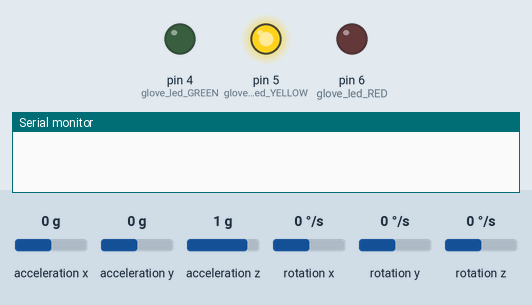
Bench run of a sketch on a simulated Arduino Uno, built with avr-gcc and run on an emulated ATmega328P. Parts: output pins drawn as LEDs (lit = HIGH), the last lines printed to the serial monitor. Wiring (inferred from the names in the program): MPU-6050 motion sensor at I2C address 0x68. The test bench sets the inputs (shaded band); at power-on: acceleration z 1 g, acceleration x 0 g, acceleration y 0 g, rotation x 0 °/s, rotation y 0 °/s, rotation z 0 °/s.

Above: at 0.1 s.
At 2.3 s:
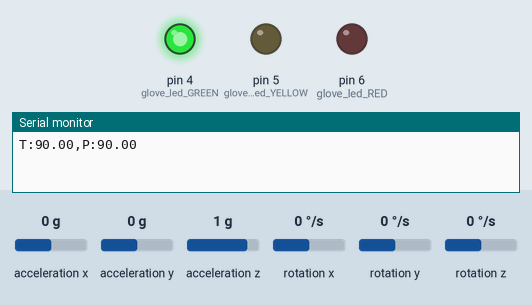
2.4 s: acceleration z set to 0 g
4.8 s: acceleration x set to -1.4 g
Timing chart, 0 to 7.8 s (numbered marks = the images above; inputs shaded):
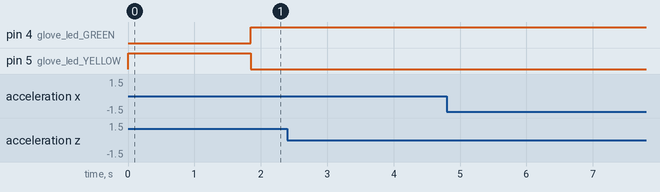

The sketch:

Arduino_Nano_Code.ino
```cpp
//INCLUDE LIBRARIES -------------------------------------------------------------------------------

#include<Wire.h>

// ------------------------------------------------------------------------------INLCUDE LIBRARIES

//PINS-------------------------------------------------------------------------------------------

const int glove_led_RED = 6;
const int glove_led_YELLOW = 5;
const int glove_led_GREEN = 4;
const int sensorPin = A0;

//-----------------------------------------------------------------------------------------PINS

//CONSTANTS --------------------------------------------------------------------------------------

const int iterations = 300; // iterations for the calibration
const int MPU6050_addr=0x68; // MPU I2C adress
const float K_fusion = 0.94;
const unsigned int N = 100;

// -------------------------------------------------------------------------------------CONSTANTS

//GLOBAL VARIABLES -------------------------------------------------------------------------------

int16_t AccX,AccY,AccZ,Temp,GyroX,GyroY,GyroZ;
double C1_X = 0, C1_Y = 0, C2_X = 0, C2_Y = 0; //calibration offsets
double phi_rad, theta_rad, phi_trig, theta_trig; //angles calculated using trigonometry
double theta_temp = 0, theta_integral, phi_temp = 0, phi_integral, theta, phi;
unsigned long int global_dt, global_dt_prev;
unsigned int ave_counter = 0;
double phi_sum = 0, theta_sum = 0;


// ------------------------------------------------------------------------------GLOBAL VARIABLES

void setup() {
  Serial.begin(115200);
  pinMode(glove_led_RED, OUTPUT);
  pinMode(glove_led_YELLOW, OUTPUT);
  pinMode(glove_led_GREEN, OUTPUT);
  led_null();

  Wire.begin();
  Wire.beginTransmission(MPU6050_addr);
  Wire.write(0x6B);
  Wire.write(0);
  Wire.endTransmission(true);

  while (calibrate() == 1){
    Serial.println("Calibration Error! - Trying Again, Please Keep Hand Steady");
  }
  global_dt_prev = micros();

}

void loop() {
  load_MPU_values();
  //unsigned long int AccZ_squared = AccZ*AccZ;
  //angle calculation using AccX, AccY and AccZ
  phi_rad = atan(-double(AccX)/sqrt(((double(AccY)*double(AccY))+(double(AccZ)*double(AccZ)))));
  theta_rad = atan(double(AccY)/double(AccZ));
  phi_trig = phi_rad*180/PI;
  theta_trig = theta_rad*180/PI;
  //done angle calc using trig


  global_dt = (micros() - global_dt_prev);
  global_dt_prev = micros();
  theta_temp += ((double(GyroX)/131.0) - C1_X)*double(global_dt)/1000000; //pitch
  phi_temp += ((double(GyroY)/131.0) - C1_Y)*double(global_dt)/1000000; //roll
  theta_integral = theta_temp - C2_X;
  phi_integral = phi_temp - C2_Y;

  theta = K_fusion*theta_integral + (1-K_fusion)*theta_trig;
  phi = K_fusion*phi_integral + (1-K_fusion)*phi_trig;
  // Serial.print("Theta (X): ");
  //Serial.println(theta);
  // Serial.print("Phi (Y): ");
  //Serial.println(AccZ_squared);
  double theta_mapped = theta+90;
  double phi_mapped = phi+90;

  // Constrain just in case
  theta_mapped = constrain(theta_mapped, 0, 180);
  phi_mapped = constrain(phi_mapped, 0, 180);

  // Send over serial in easy-to-parse format


  if (ave_counter < N){
    theta_sum += theta_mapped;
    phi_sum += phi_mapped;
    ave_counter++;
  }
  else{
    Serial.print("T:");
    Serial.print(theta_sum/N);
    Serial.print(",P:");
    Serial.println(phi_sum/N);
    theta_sum = 0;
    phi_sum = 0;
    ave_counter = 0;
    led_transmitting();
  }

  // if ((float(analogRead(sensorPin))*(5.0/1024.0)*5/3.3) < 2){
  //   led_error();
  // }
  // else if ((float(analogRead(sensorPin))*(5.0/1024.0)*5/3.3) < 3.5){
  //   led_calibrating();
  // }
  // else{
  //   led_transmitting();
  // }


  delay(5);
}

//I2C -----------------------------------------------------------------------------------------------

void load_MPU_values(){
  Wire.beginTransmission(MPU6050_addr);
  Wire.write(0x3B);
  Wire.endTransmission(false);
  Wire.requestFrom(MPU6050_addr,14,true);
  AccX=Wire.read()<<8|Wire.read();
  AccY=Wire.read()<<8|Wire.read();
  AccZ=Wire.read()<<8|Wire.read();
  Temp=Wire.read()<<8|Wire.read();
  GyroX=Wire.read()<<8|Wire.read();
  GyroY=Wire.read()<<8|Wire.read();
  GyroZ=Wire.read()<<8|Wire.read();
}

// ----------------------------------------------------------------------------------------------I2C

//CALIBRATION ---------------------------------------------------------------------------------------

int calibrate(){
  led_calibrating(); // set led to yellow
  bool calibration_error_flag = 0;
  bool calibration_completion_flag = 0;
  bool j_zero_flag = 0;
  int i = 0, j = 0; //initialise counters, i = C1 term, j = C2 term
  double sum_GyroX = 0, sum_GyroY = 0, sum_GyroX_integral = 0, sum_GyroY_integral = 0, average_GyroX_raw = 0, average_GyroY_raw = 0;
  unsigned long int cal_dt, cal_dt_prev;
  while (calibration_completion_flag == 0){
    if ((i < iterations) && (j == 0)){
      load_MPU_values();
      sum_GyroX += GyroX; sum_GyroY += GyroY; // take the sum over n=iterations
      i++;
      //Serial.println(i); //GET RID OF THIS ##############################################################
    }
    else if ((i >= iterations) && (j == 0) && (j_zero_flag == 0)){
      average_GyroX_raw = sum_GyroX/iterations; average_GyroY_raw = sum_GyroY/iterations; //average of GyroX&Y
      C1_X = average_GyroX_raw/131.0; C1_Y = average_GyroY_raw/131.0; // convert from raw to C1_X&Y
      cal_dt_prev = micros();
      j_zero_flag = 1;
    }
    else if ((i >= iterations) && (j < iterations)){
      load_MPU_values();
      cal_dt = micros() - cal_dt_prev;
      cal_dt_prev = micros();
      //Serial.println(((float(GyroX)/131.0) - C1_X)*float(cal_dt)/1000000, 10);
      sum_GyroX_integral += ((float(GyroX)/131.0) - C1_X)*float(cal_dt)/1000000; // do the integral with C1_X cal
      sum_GyroY_integral += ((float(GyroY)/131.0) - C1_Y)*float(cal_dt)/1000000; // do the integral with C1_Y cal
      j++;
      //Serial.println(j); //GET RID OF THIS ##############################################################
    }
    else{
      C2_X = sum_GyroX_integral; C2_Y = sum_GyroY_integral;
      // Serial.print("C1_X: ");
      // Serial.println(C1_X);
      // Serial.print("C2_X: ");
      // Serial.println(C2_X);
      // Serial.print("C1_Y: ");
      // Serial.println(C1_Y);
      // Serial.print("C2_Y: ");
      // Serial.println(C2_Y);
      sum_GyroX = 0; sum_GyroY = 0; sum_GyroX_integral = 0; sum_GyroY_integral = 0; j = 0; i = 0; j_zero_flag = 0;
      calibration_completion_flag = 1;
    }
  }

  if (calibration_error_flag == 1){
    //led_error(); // display red led if error occurs
  }
  else{
    //Serial.println("LED NULL");
    //led_transmitting(); // display green otherwise
  }

  return calibration_error_flag; // return if there was a calibration error

}

// ---------------------------------------------------------------------------------------CALIBRATION

//LED FUNCTIONS -------------------------------------------------------------------------------------

void led_null(){
  digitalWrite(glove_led_RED, LOW);
  digitalWrite(glove_led_YELLOW, LOW);
  digitalWrite(glove_led_GREEN, LOW);
  return;
}

void led_transmitting(){
  digitalWrite(glove_led_RED, LOW);
  digitalWrite(glove_led_YELLOW, LOW);
  digitalWrite(glove_led_GREEN, HIGH);
  return;
}

void led_calibrating(){
  digitalWrite(glove_led_RED, LOW);
  digitalWrite(glove_led_YELLOW, HIGH);
  digitalWrite(glove_led_GREEN, LOW);
  return;
}

void led_error(){
  digitalWrite(glove_led_RED, HIGH);
  digitalWrite(glove_led_YELLOW, LOW);
  digitalWrite(glove_led_GREEN, LOW);
  return;
}

//------------------------------------------------------------------------------------LED FUNCTIONS
```
